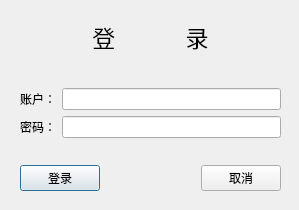
<?xml version="1.0" encoding="UTF-8"?>
<ui version="4.0">
 <class>CLoginDLG</class>
 <widget class="QDialog" name="CLoginDLG">
  <property name="geometry">
   <rect>
    <x>0</x>
    <y>0</y>
    <width>299</width>
    <height>210</height>
   </rect>
  </property>
  <property name="windowTitle">
   <string>登录</string>
  </property>
  <widget class="QWidget" name="layoutWidget">
   <property name="geometry">
    <rect>
     <x>20</x>
     <y>20</y>
     <width>261</width>
     <height>171</height>
    </rect>
   </property>
   <layout class="QVBoxLayout" name="verticalLayout">
    <item>
     <widget class="QLabel" name="label_3">
      <property name="font">
       <font>
        <pointsize>17</pointsize>
       </font>
      </property>
      <property name="text">
       <string>登           录</string>
      </property>
      <property name="alignment">
       <set>Qt::AlignCenter</set>
      </property>
     </widget>
    </item>
    <item>
     <spacer name="verticalSpacer">
      <property name="orientation">
       <enum>Qt::Vertical</enum>
      </property>
      <property name="sizeHint" stdset="0">
       <size>
        <width>20</width>
        <height>28</height>
       </size>
      </property>
     </spacer>
    </item>
    <item>
     <layout class="QHBoxLayout" name="horizontalLayout">
      <item>
       <widget class="QLabel" name="label">
        <property name="text">
         <string>账户：</string>
        </property>
       </widget>
      </item>
      <item>
       <widget class="QLineEdit" name="lineEdit_ID"/>
      </item>
     </layout>
    </item>
    <item>
     <layout class="QHBoxLayout" name="horizontalLayout_2">
      <item>
       <widget class="QLabel" name="label_2">
        <property name="text">
         <string>密码：</string>
        </property>
       </widget>
      </item>
      <item>
       <widget class="QLineEdit" name="lineEdit_key"/>
      </item>
     </layout>
    </item>
    <item>
     <spacer name="verticalSpacer_2">
      <property name="orientation">
       <enum>Qt::Vertical</enum>
      </property>
      <property name="sizeHint" stdset="0">
       <size>
        <width>20</width>
        <height>17</height>
       </size>
      </property>
     </spacer>
    </item>
    <item>
     <layout class="QHBoxLayout" name="horizontalLayout_3">
      <item>
       <widget class="QPushButton" name="pushButton_login">
        <property name="text">
         <string>登录</string>
        </property>
       </widget>
      </item>
      <item>
       <spacer name="horizontalSpacer">
        <property name="orientation">
         <enum>Qt::Horizontal</enum>
        </property>
        <property name="sizeHint" stdset="0">
         <size>
          <width>48</width>
          <height>20</height>
         </size>
        </property>
       </spacer>
      </item>
      <item>
       <widget class="QPushButton" name="pushButton_close">
        <property name="text">
         <string>取消</string>
        </property>
       </widget>
      </item>
     </layout>
    </item>
   </layout>
  </widget>
 </widget>
 <resources/>
 <connections/>
</ui>
